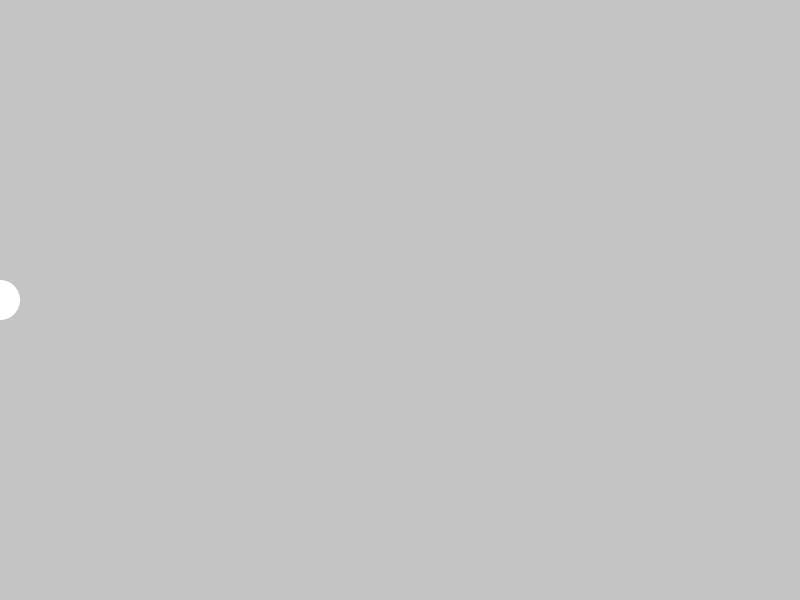
Frame 1 (no input)
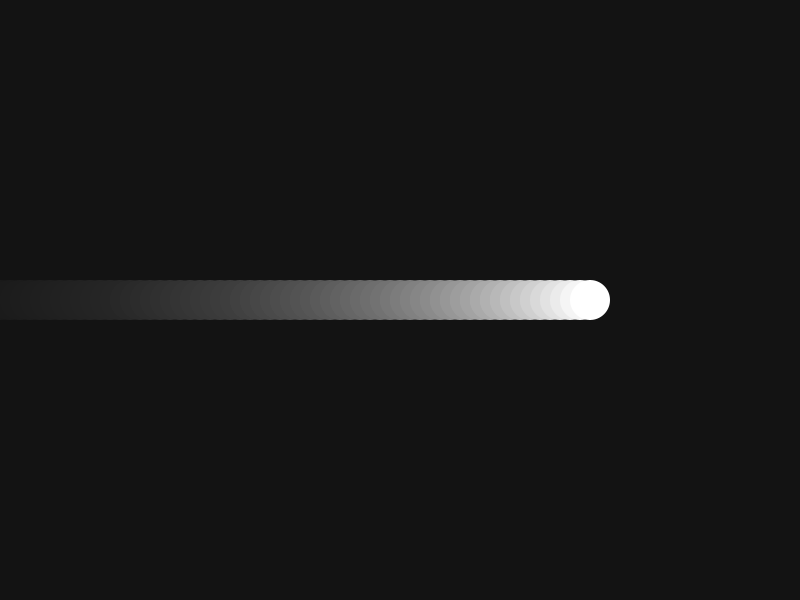
Frame 60 (the mouse pressed at the canvas centre just before this capture)
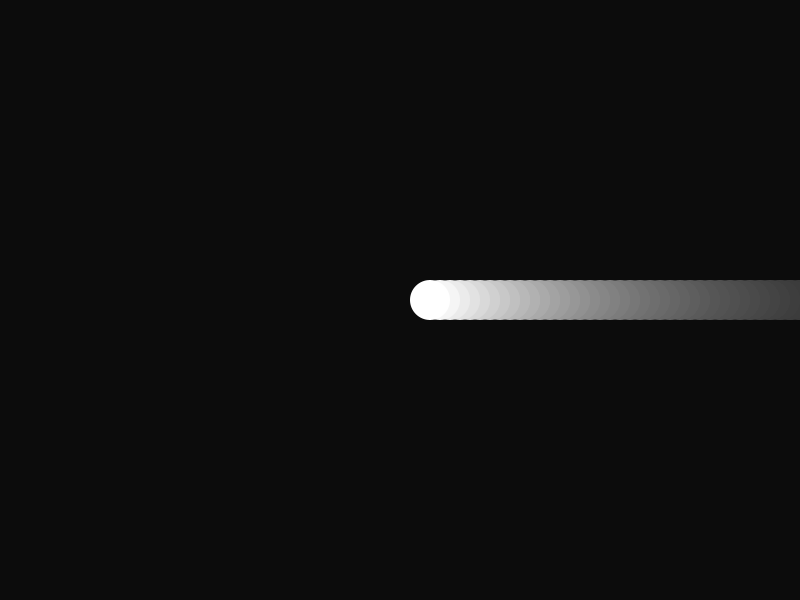
Frame 120 (the mouse held since frame 60 and released just before this capture)

The Processing sketch that drew these frames (run headless with seeded random() and noise(); from frame 60 on, the mouse is pressed at the canvas centre):

// Processing sketch: circle1
// ── circle1.pde
/*
A white circle moves from the left edge of the screen 
to the right edge of the screen. When it reaches the 
right edge, goees back to the left one.
*/
float _cx = 0.0; //this is a place for the circle's position -- variable
float _cd = 10;

void setup()
{
  size(800,600); // screen size
}

void draw()
{
  noStroke(); //get rid of countour lines
  fill(0,0,0,10); //paint it black
  rect(0,0,width,height);
  fill(255); //paint it white
  circle(_cx,height/2,40); //drawing the circle
  _cx = _cx + _cd;
  
  //It is conditional execution
  if(_cx > width || _cx < 0)  //if the current position of the circle is...
  {
    _cd = _cd * (-1); //turn it to the opposite
  }
}
